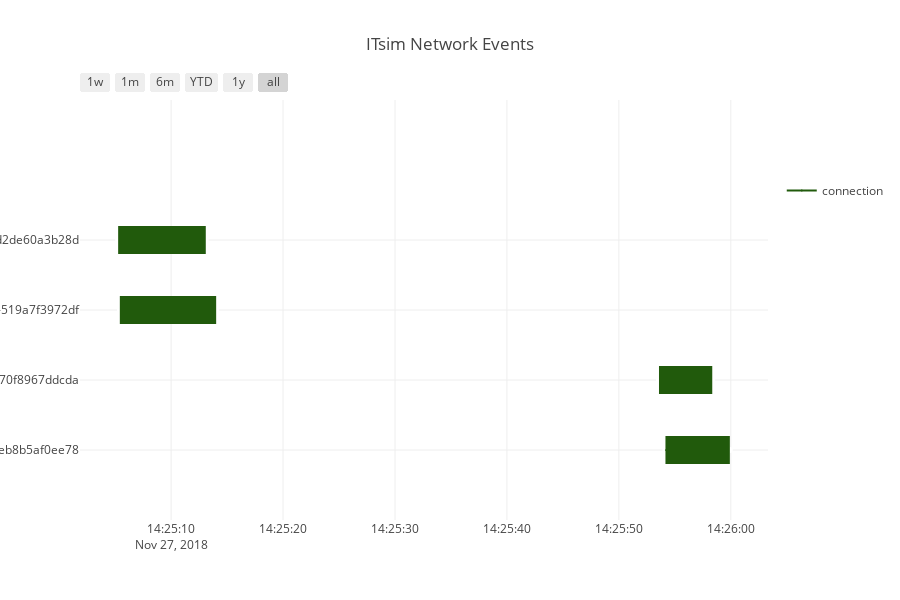

The code cell stored with this chart in its notebook:
### Code cell
fig = ff.create_gantt(df, title="ITsim Network Events", colors=colors, index_col='Event_Name', showgrid_x=True, showgrid_y=True, show_colorbar=True, group_tasks=True)

iplot(fig)

### Figure 1 — Plotly figure (JSON) as saved in the notebook; plotly's stock layout.template omitted (floating-point values rounded to 4 significant figures)
{"data": [{"marker": {"color": "white"}, "name": "", "type": "scatter", "uid": "45445ea7-b9dd-43f1-ad00-7965a32ebd5c", "x": ["2018-11-27T14:25:05.267797", "2018-11-27T14:25:13.096352"], "y": [3, 3]}, {"marker": {"color": "white"}, "name": "", "type": "scatter", "uid": "28453b5e-d781-48a5-9edc-1645f0de13e4", "x": ["2018-11-27T14:25:05.418251", "2018-11-27T14:25:14.023431"], "y": [2, 2]}, {"marker": {"color": "white"}, "name": "", "type": "scatter", "uid": "41126e06-0991-47a4-b7d2-6081acbc114d", "x": ["2018-11-27T14:25:53.583153", "2018-11-27T14:25:58.342391"], "y": [1, 1]}, {"marker": {"color": "white"}, "name": "", "type": "scatter", "uid": "8047d1fd-2756-4608-b03f-5e067723ae80", "x": ["2018-11-27T14:25:54.161167", "2018-11-27T14:25:59.913361"], "y": [0, 0]}, {"hoverinfo": "none", "marker": {"color": "rgb(33, 90, 12)", "size": 1}, "name": "connection", "showlegend": true, "type": "scatter", "uid": "951f29ce-2313-4077-bf8d-1d78df83f2c6", "x": ["2018-11-27T14:25:54.161167", "2018-11-27T14:25:54.161167"], "y": [0, 0]}], "layout": {"height": 600, "hovermode": "closest", "shapes": [{"fillcolor": "rgb(33, 90, 12)", "line": {"width": 0}, "opacity": 1, "type": "rect", "x0": "2018-11-27T14:25:05.267797", "x1": "2018-11-27T14:25:13.096352", "xref": "x", "y0": 2.8, "y1": 3.2, "yref": "y"}, {"fillcolor": "rgb(33, 90, 12)", "line": {"width": 0}, "opacity": 1, "type": "rect", "x0": "2018-11-27T14:25:05.418251", "x1": "2018-11-27T14:25:14.023431", "xref": "x", "y0": 1.8, "y1": 2.2, "yref": "y"}, {"fillcolor": "rgb(33, 90, 12)", "line": {"width": 0}, "opacity": 1, "type": "rect", "x0": "2018-11-27T14:25:53.583153", "x1": "2018-11-27T14:25:58.342391", "xref": "x", "y0": 0.8, "y1": 1.2, "yref": "y"}, {"fillcolor": "rgb(33, 90, 12)", "line": {"width": 0}, "opacity": 1, "type": "rect", "x0": "2018-11-27T14:25:54.161167", "x1": "2018-11-27T14:25:59.913361", "xref": "x", "y0": -0.2, "y1": 0.2, "yref": "y"}], "showlegend": true, "title": "ITsim Network Events", "width": 900, "xaxis": {"rangeselector": {"buttons": [{"count": 7, "label": "1w", "step": "day", "stepmode": "backward"}, {"count": 1, "label": "1m", "step": "month", "stepmode": "backward"}, {"count": 6, "label": "6m", "step": "month", "stepmode": "backward"}, {"count": 1, "label": "YTD", "step": "year", "stepmode": "todate"}, {"count": 1, "label": "1y", "step": "year", "stepmode": "backward"}, {"step": "all"}]}, "showgrid": true, "type": "date", "zeroline": false}, "yaxis": {"autorange": false, "range": [-1, 5], "showgrid": true, "ticktext": ["9412ec5c-810f-494e-b365-eb8b5af0ee78", "3130f51e-b7c6-403f-85f3-70f8967ddcda", "bb75d176-b5db-4599-9a28-519a7f3972df", "2d24b479-640f-4372-9923-d2de60a3b28d"], "tickvals": [0, 1, 2, 3], "zeroline": false}}}
